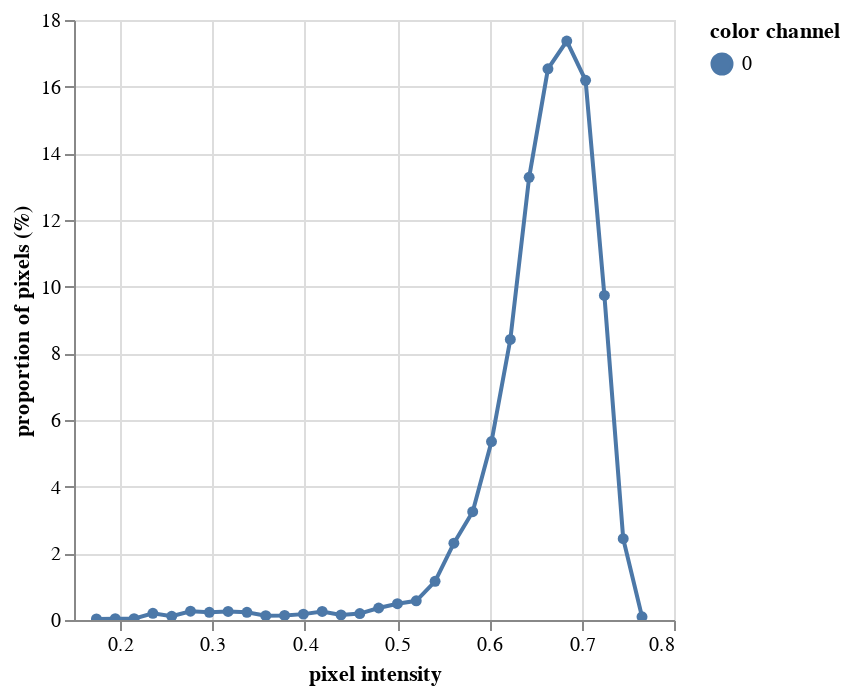

Source (notebook cell):
### Code cell
#plot histogram of data to more easily select a threshold. 
# Please note this step would not be included in a workflow when run in parallel

hist_figure1= pcv.visualize.histogram(index_array_savi.array_data, bins=30)

### Figure 1 — Vega-Lite specification as saved in the notebook (floating-point values rounded to 4 significant figures)
{"config": {"view": {"continuousWidth": 300, "continuousHeight": 300}}, "data": {"name": "data-33ce39545f0c5f19dcb1e753db2ed971"}, "mark": {"type": "line", "point": true}, "encoding": {"color": {"field": "color channel", "type": "nominal"}, "tooltip": [{"field": "pixel intensity", "type": "quantitative"}, {"field": "proportion of pixels (%)", "type": "quantitative"}], "x": {"field": "pixel intensity", "type": "quantitative"}, "y": {"field": "proportion of pixels (%)", "type": "quantitative"}}, "params": [{"name": "param_1", "select": {"type": "interval", "encodings": ["x", "y"]}, "bind": "scales"}], "$schema": "https://vega.github.io/schema/vega-lite/v5.20.1.json", "datasets": {"data-33ce39545f0c5f19dcb1e753db2ed971": [{"pixel intensity": 0.1743, "proportion of pixels (%)": 0.032, "hist_count": 4, "color channel": "0"}, {"pixel intensity": 0.1947, "proportion of pixels (%)": 0.04, "hist_count": 5, "color channel": "0"}, {"pixel intensity": 0.2151, "proportion of pixels (%)": 0.04, "hist_count": 5, "color channel": "0"}, {"pixel intensity": 0.2355, "proportion of pixels (%)": 0.2, "hist_count": 25, "color channel": "0"}, {"pixel intensity": 0.2558, "proportion of pixels (%)": 0.112, "hist_count": 14, "color channel": "0"}, {"pixel intensity": 0.2762, "proportion of pixels (%)": 0.264, "hist_count": 33, "color channel": "0"}, {"pixel intensity": 0.2966, "proportion of pixels (%)": 0.232, "hist_count": 29, "color channel": "0"}, {"pixel intensity": 0.317, "proportion of pixels (%)": 0.256, "hist_count": 32, "color channel": "0"}, {"pixel intensity": 0.3374, "proportion of pixels (%)": 0.232, "hist_count": 29, "color channel": "0"}, {"pixel intensity": 0.3577, "proportion of pixels (%)": 0.128, "hist_count": 16, "color channel": "0"}, {"pixel intensity": 0.3781, "proportion of pixels (%)": 0.136, "hist_count": 17, "color channel": "0"}, {"pixel intensity": 0.3985, "proportion of pixels (%)": 0.176, "hist_count": 22, "color channel": "0"}, {"pixel intensity": 0.4189, "proportion of pixels (%)": 0.256, "hist_count": 32, "color channel": "0"}, {"pixel intensity": 0.4393, "proportion of pixels (%)": 0.152, "hist_count": 19, "color channel": "0"}, {"pixel intensity": 0.4596, "proportion of pixels (%)": 0.192, "hist_count": 24, "color channel": "0"}, {"pixel intensity": 0.48, "proportion of pixels (%)": 0.36, "hist_count": 45, "color channel": "0"}, {"pixel intensity": 0.5004, "proportion of pixels (%)": 0.488, "hist_count": 61, "color channel": "0"}, {"pixel intensity": 0.5208, "proportion of pixels (%)": 0.576, "hist_count": 72, "color channel": "0"}, {"pixel intensity": 0.5412, "proportion of pixels (%)": 1.16, "hist_count": 145, "color channel": "0"}, {"pixel intensity": 0.5615, "proportion of pixels (%)": 2.304, "hist_count": 288, "color channel": "0"}, {"pixel intensity": 0.5819, "proportion of pixels (%)": 3.248, "hist_count": 406, "color channel": "0"}, {"pixel intensity": 0.6023, "proportion of pixels (%)": 5.352, "hist_count": 669, "color channel": "0"}, {"pixel intensity": 0.6227, "proportion of pixels (%)": 8.416, "hist_count": 1052, "color channel": "0"}, {"pixel intensity": 0.6431, "proportion of pixels (%)": 13.28, "hist_count": 1660, "color channel": "0"}, {"pixel intensity": 0.6635, "proportion of pixels (%)": 16.54, "hist_count": 2067, "color channel": "0"}, {"pixel intensity": 0.6838, "proportion of pixels (%)": 17.37, "hist_count": 2171, "color channel": "0"}, {"pixel intensity": 0.7042, "proportion of pixels (%)": 16.19, "hist_count": 2024, "color channel": "0"}, {"pixel intensity": 0.7246, "proportion of pixels (%)": 9.736, "hist_count": 1217, "color channel": "0"}, {"pixel intensity": 0.745, "proportion of pixels (%)": 2.44, "hist_count": 305, "color channel": "0"}, {"pixel intensity": 0.7654, "proportion of pixels (%)": 0.096, "hist_count": 12, "color channel": "0"}]}}
